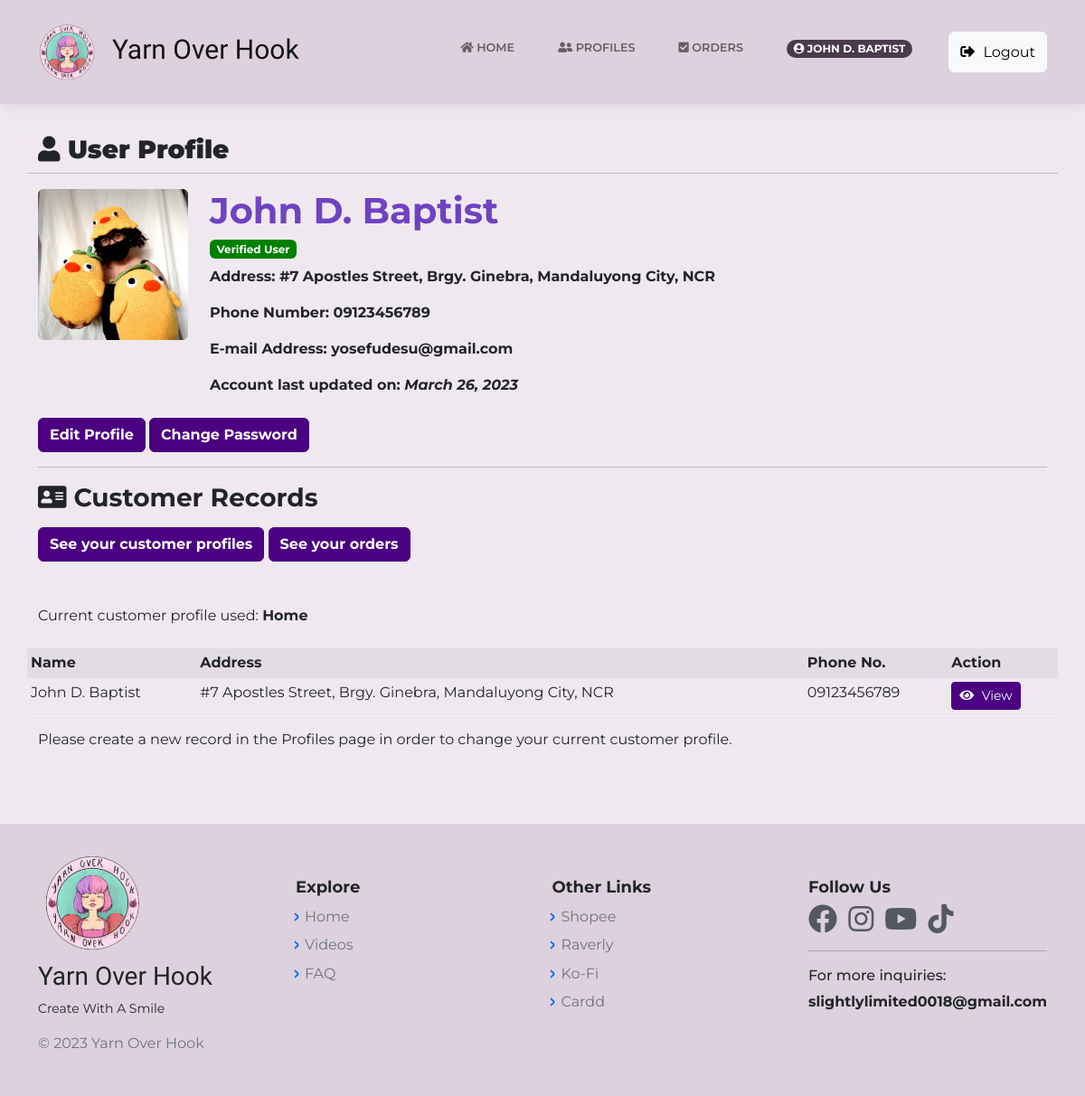
/UserProfile.php (signed in), run on an earlier commit of the app's database.
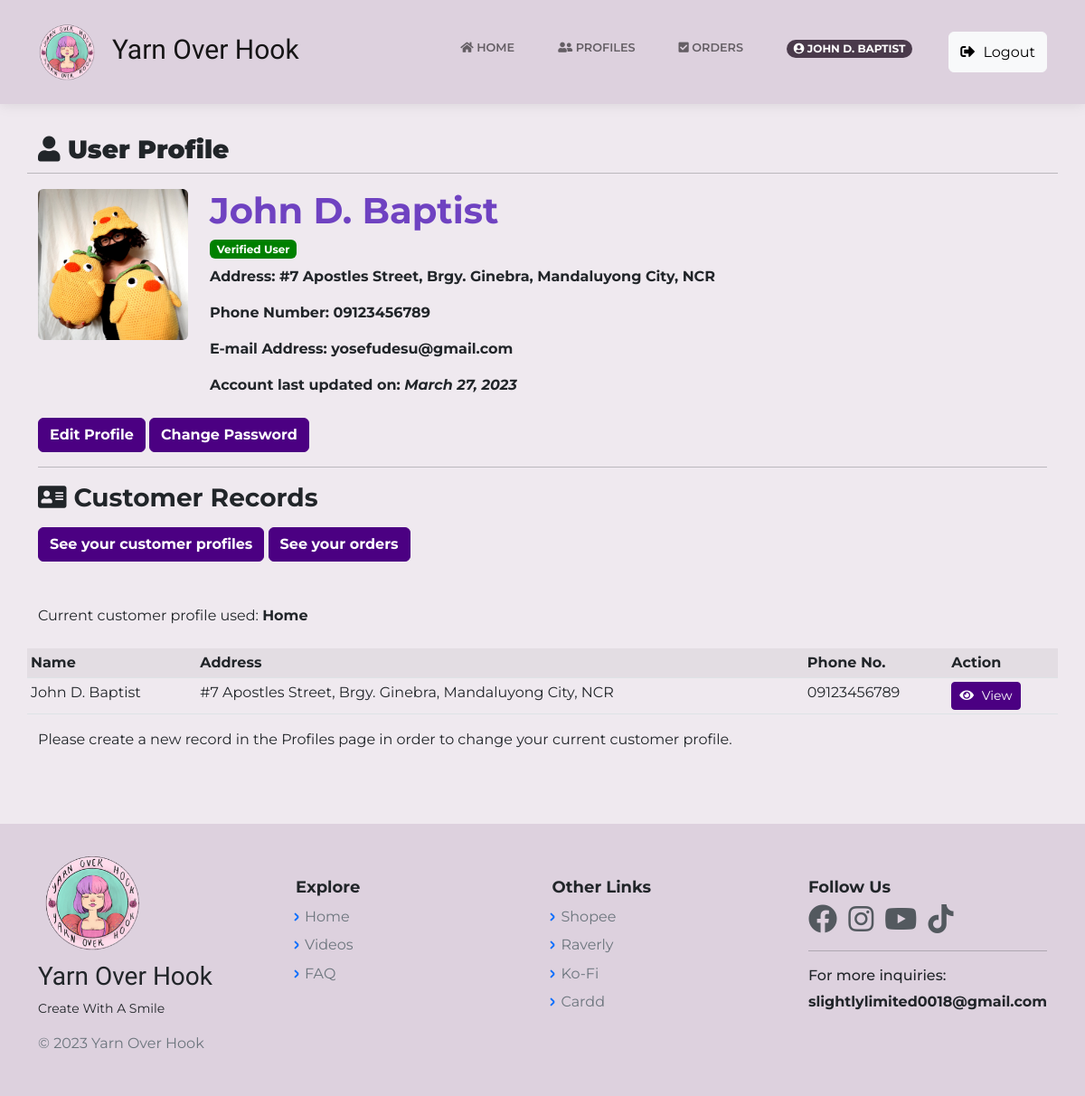
And on a later commit of the database.
### tables this page shows
CREATE TABLE `register` (
  `id` bigint(20) NOT NULL,
  `cust_name` varchar(60) NOT NULL,
  `cust_avatar` varchar(255) NOT NULL,
  `cust_email` varchar(60) DEFAULT NULL,
  `cust_pass` varchar(255) NOT NULL,
  `cust_reg` varchar(60) NOT NULL,
  `cust_city` varchar(50) NOT NULL,
  `cust_st` text NOT NULL,
  `cust_brgy` varchar(50) NOT NULL,
  `cust_unit` int(11) NOT NULL,
  `cust_zip` int(10) NOT NULL,
  `cust_phone` varchar(50) NOT NULL,
  `login_id` bigint(12) NOT NULL,
  `date` timestamp NOT NULL DEFAULT current_timestamp() ON UPDATE current_timestamp(),
  `user_rank` varchar(20) NOT NULL DEFAULT 'user',
  `cust_address` varchar(60) NOT NULL,
  `cust_status` int(11) NOT NULL,
  `login_attempt` int(11) NOT NULL,
  `otp` int(11) NOT NULL,
  `verify_token` varchar(60) NOT NULL
);

CREATE TABLE `cust_profile` (
  `id` bigint(20) NOT NULL,
  `c_id` bigint(12) NOT NULL,
  `c_name` varchar(60) NOT NULL,
  `c_label` varchar(255) NOT NULL,
  `region` varchar(60) NOT NULL,
  `city` varchar(60) NOT NULL,
  `street` varchar(60) NOT NULL,
  `barangay` varchar(60) NOT NULL,
  `phone_no` varchar(20) NOT NULL,
  `zip_code` int(12) NOT NULL,
  `unit_no` int(11) NOT NULL,
  `date` timestamp NOT NULL DEFAULT current_timestamp() ON UPDATE current_timestamp(),
  `address` varchar(150) NOT NULL,
  `login_id` bigint(12) NOT NULL,
  `unique_id` int(5) NOT NULL DEFAULT 1,
  `cust_status` int(1) NOT NULL DEFAULT 0
);

### UserProfile.php (the view, shortened to what this page needs)
<?php
    include("includes/dbh.inc.php");
    require 'layouts/Header.php';
    if(isset($_SESSION['login_id'])) {
		$id = mysqli_real_escape_string($con, $_SESSION['login_id']);
		$item = "SELECT * FROM register WHERE login_id = $id AND user_rank = 'user'";
		$result = mysqli_query($con, $item);
		$user = mysqli_fetch_assoc($result);
        $cust_prof = mysqli_real_escape_string($con, $_SESSION['login_id']);
		$main = "SELECT * FROM cust_profile WHERE c_id = $cust_prof AND cust_status='1'";
		$result_prof = mysqli_query($con, $main);
		$select = mysqli_fetch_all($result_prof, MYSQLI_ASSOC);
		$other = "SELECT * FROM cust_profile WHERE c_id = $cust_prof AND cust_status='0'";
        $other_count = "SELECT COUNT(*) FROM cust_profile WHERE c_id = $cust_prof AND cust_status='0'";
		$result_choice = mysqli_query($con, $other);
        $result_count = mysqli_query($con, $other_count);
		$option = mysqli_fetch_all($result_choice, MYSQLI_ASSOC);
        $count = mysqli_fetch_array($result_count)[0];
	}
?>
<body class="d-flex flex-column min-vh-100">
<?php require 'layouts/nav.php';?>
    <div class="container my-5">
        <?php if($user): ?>
        <div class="row my-3">
            <h3 style="font-weight:bold;"><strong> <i class="fas fa-user"></i> User Profile </strong></h3><hr>
            <div class="col-md-2">
                <img class="img-fluid rounded" src="<?php echo $user['cust_avatar'] ?>" title="<?php echo $user['cust_name'] ?>" alt="<?php echo $user['cust_name'] ?>">
            </div>
            <div class="col-md-10">
                <h1 style="font-weight:bold;color: rgb(111, 66, 193);"> <?php echo $user['cust_name'] ?> </h1>
                <h6 style="font-weight:bold;"> <span class="badge" style="background-color:green;"> Verified User </span></h6>
                <p style="font-weight:bold;"> Address: <?php echo $user['cust_address'] ?> </p>
                <p style="font-weight:bold;"> Phone Number: <?php echo $user['cust_phone'] ?> </p>
                <p style="font-weight:bold;"> E-mail Address: <?php echo $user['cust_email'] ?> </p>
                <p style="font-weight:bold;"> Account last updated on: <i><?php echo date("F d, Y", strtotime($user['date'])); ?></i>  </p>
            </div>
            <div class="float-end mt-2">
                <a class="btn btn-dark" href="UserProfileEdit.php" role="button" style="font-weight:bold;border-color:indigo;background-color:indigo;;"> Edit Profile </a>
                <a class="btn btn-dark" href="ChangePassword.php" role="button" style="font-weight:bold;border-color:indigo;background-color:indigo;"> Change Password </a>
            </div>
        </div>
        <hr><div class="row my-3">
        <h3><strong> <i class="fas fa-address-card" ></i> Customer Records </strong></h3>
        <?php foreach($select as $prof): ?>
            <div class="float-end mt-2 mb-5">
                <a class="btn btn-dark" href="ProfileAccntView.php" role="button" style="font-weight:bold;border-color:indigo;background-color:indigo;"> See your customer profiles </a>
                <a class="btn btn-dark" href="OrderPageCust.php" role="button" style="font-weight:bold;border-color:indigo;background-color:indigo;"> See your orders </a>
            </div>
            <p> Current customer profile used: <strong> <?php echo $prof['c_label']; ?> </strong> </p>
            <table class="table table-striped table-hover table-sm mt-2">
                <tr>
                    <th style="font-weight:bold;"> Name </th>
                    <th style="font-weight:bold;"> Address </th>
                    <th style="font-weight:bold;"> Phone No. </th>
                    <th style="font-weight:bold;"> Action </th>
                </tr>
                <tr><td> <?php echo $prof['c_name']; ?> </td>
                <td> <?php echo $prof['address']; ?>  </td>
                <td> <?php echo $prof['phone_no']; ?> </td>
                <td> <a class="btn btn-sm btn-primary" href="ProfileAccnt.php?id=<?php echo $prof['id'] ?>" role="button" style="border-color:indigo;background-color:indigo;;"><i class="fas fa-eye"></i> View</a> </td></tr>
            </table>
        <?php endforeach; ?>
        <?php if($count < 1) {
            echo "<p> Please create a new record in the Profiles page in order to change your current customer profile. </p>";
            ?>
        <?php } else if ($count >= 1) {
            ?>
            <div class="form-group mt-3">
                <p> Change current customer profile: </p>
                <form class="row g-3" action="UserProfile.php?id=<?php echo $_SESSION['login_id'] ?>" method="POST">
                    <div class="col-md-4">
                        <select class="form-select" id="selected_prof" name="selected_prof" aria-label=".form-select example">
                            <?php foreach($option as $change): ?>
                            <option value="<?php echo $change['id']; ?>"><?php echo $change['c_label']; ?></option>
                            <?php endforeach; ?>
                        </select>
                        <?php foreach($select as $prof): ?>
                        <input type="hidden" name="old_id" value="<?php echo $prof['id'] ?>">
                        <?php endforeach; ?>
                    </div>
                    <div class="col-auto">
                        <input class="btn btn-success" type="submit" id="submit" name="change_current" value="Select"  style="font-weight:bold;background-color:indigo;border-color:indigo;">
                    </div>
                </form>
            </div>
            <?php
        }
        ?>
        </div>
        <?php else: ?>
                <div class="container my-5">
                    <h2> Oops.. Page not found. Please try again. </h2>
                </div>
        <?php endif ?>
    </div>
<?php require 'layouts/Footer.php';?>

### layouts/Header.php (shortened to what this page needs)
<!DOCTYPE html>
    <html lang="en">
    <head>
        <link rel="stylesheet" href="assets/bootstrap/css/bootstrap.min.css">
        <link rel="stylesheet" href="https://use.fontawesome.com/releases/v5.14.0/css/all.css">
        <link rel="stylesheet" href="https://cdnjs.cloudflare.com/ajax/libs/OwlCarousel2/2.3.4/assets/owl.carousel.min.css" />
        <link rel="stylesheet" href="https://cdnjs.cloudflare.com/ajax/libs/OwlCarousel2/2.3.4/assets/owl.theme.default.min.css" />
        <link rel="stylesheet" href="https://cdn.jsdelivr.net/npm/pace-js@latest/pace-theme-default.min.css">
        <link href="https://cdnjs.cloudflare.com/ajax/libs/sweetalert/1.1.3/sweetalert.css" rel="stylesheet" />
        <link rel="stylesheet" href="assets/css/main.css">
        <link rel="stylesheet" href="assets/css/minimal.css">
        <link rel="stylesheet" href="assets/css/animate.min.css">
        <link rel="stylesheet" href="assets/fonts/simple-line-icons.min.css">
        <link rel="stylesheet" href="assets/css/Animated-Pretty-Product-List-v12-Animated-Pretty-Product-List.css">
        <link rel="stylesheet" href="assets/css/ProdListDesign.css">
        <link rel="stylesheet" href="assets/css/Login-with-overlay-image.css">
        <link rel="stylesheet" href="assets/css/LoginOverlay.css">
        <link rel="stylesheet" href="assets/css/modal.css">
        <link rel="stylesheet" href="assets/css/Profile-Card.css">
        <link rel="stylesheet" href="assets/css/Profile-Edit-Form-styles.css">
        <link rel="stylesheet" href="assets/css/Profile-Edit-Form.css">
        <link rel="stylesheet" href="assets/css/ProfileEdit1.css">
        <link rel="stylesheet" href="assets/css/ProfileEdit2.css">
        <link rel="stylesheet" href="assets/css/ProfileEdit3.css">
        <link rel="stylesheet" href="assets/css/SearchCSS.css">
        <link rel="stylesheet" href="assets/css/Search-Input-responsive.css">
        <link rel="stylesheet" href="assets/css/styleA.css">
        <link rel="stylesheet" href="assets/css/vanilla-zoom.min.css">
        <link rel="stylesheet" href="assets/css/ProfileDesignAdmin.css">
    </head>

### layouts/Nav.php (shortened to what this page needs)
<header>
    <nav class="navbar navbar-light navbar-expand-lg fixed-top clean-navbar">
        <div class="container">
        <a class="navbar-brand logo mx-auto" href="HomePage.php" style="padding-left: 55px;padding-right: 0px;margin-right: 44px;font-size: 30px;font-family: Alata, sans-serif;">
        <img width="70" style="padding-left: 0px;margin-left: -58px;padding-bottom: 0px;" src="assets/img/LOGOEXAMPLE.png" title="Yarn Over Hook" alt="Yarn Over Hook">&nbsp; Yarn Over Hook</a>
            <div class="collapse navbar-collapse my-2" id="navcol-1">
            <?php
                if (isset($_SESSION['login_id']) && $_SESSION['user_rank'] == 'user'){
                    echo '<ul class="navbar-nav ms-auto">
                    <li class="nav-item"><a class="nav-link" href="HomePage.php"><i class="fas fa-home"></i> Home</a></li>
                    <li class="nav-item"><a class="nav-link" href="ProfileAccntView.php"><i class="fas fa-user-friends"></i> Profiles</a></li>
                    <li class="nav-item"><a class="nav-link" href="OrderPageCust.php"><i class="fas fa-check-square"></i> Orders</a></li>
                    <li class="nav-item"><a class="nav-link" href="UserProfile.php"><h6><span class="badge rounded-pill text-white" style="background-color: #4a3a4b;"><i class="fas fa-user-circle"></i> '.$_SESSION['cust_name'].'</span></h6></a></li>
                    <button class="btn btn-light my-3 my-sm-0" id="logout" name="logout" type="submit"> <i class="fas fa-sign-out-alt"></i> Logout</button>
                    </ul>';
                    ?>
                    <?php
                } else if (isset($_SESSION['login_id']) && $_SESSION['user_rank'] == 'admin') {
                    echo '<ul class="navbar-nav ms-auto">
                    <li class="nav-item"><a class="nav-link" href="HomePage.php"><i class="fas fa-home"></i> Home</a></li>
                    <li class="nav-item"><a class="nav-link" href="CustomerProfileListAdmin.php"><i class="fas fa-user-friends"></i> Profiles</a></li>
                    <li class="nav-item"><a class="nav-link" href="Inventory.php"><i class="fas fa-dolly-flatbed"></i> Inventory</a></li>
                    <li class="nav-item"><a class="nav-link" href="OrdersAdminView.php"><i class="fas fa-check-square"></i> Orders</a></li>
                    <li class="nav-item"><a class="nav-link" href="UserProfileAdmin.php"><h6><span class="badge rounded-pill text-white" style="background-color: #4a3a4b;"><i class="fas fa-user-cog"></i> '.$_SESSION['cust_name'].'</span></h6></a></li>
                    <button class="btn btn-light my-3 my-sm-0" id="logout" name="logout" type="submit"> <i class="fas fa-sign-out-alt"></i> Logout</button>
                    </ul>';
                    ?>
            <script src="https://ajax.googleapis.com/ajax/libs/jquery/1.12.4/jquery.min.js"></script>
            <script src="https://maxcdn.bootstrapcdn.com/bootstrap/3.3.7/js/bootstrap.min.js"></script>
            <script src="assets/js/sessiontimeout.js"></script>
            <?php
                }
            ?>
            </div>
        </div>
    </nav>
</header>

### layouts/Footer.php (shortened to what this page needs)
  <footer class="mt-auto page-footer">
    <div class="container">
   	  <div class="row">
        <div class="col-12 col-md-3">
        	<a href="#"><img class="mb-2" src="assets/img/LOGOEXAMPLE.png" width="120" alt="Yarn Over Hook" title="Yarn Over Hook"></a>
          <h3 style="font-family: Alata, sans-serif;">Yarn Over Hook</h3>
          <small class="d-block mb-3">Create With A Smile</small>
          <p class="d-block mb-3 text-muted">&copy; <?php echo date("Y"); ?> Yarn Over Hook</p>
        </div>
        <div class="col-6 col-md">
          <h5>Explore</h5>
          <ul class="list-unstyled text-small">
            <li class="mb-1"><a class="link-secondary text-decoration-none" href="HomePage.php">Home</a></li>
            <li class="mb-1"><a class="link-secondary text-decoration-none" href="Videos.php">Videos</a></li>
            <li class="mb-1"><a class="link-secondary text-decoration-none" href="FAQ.php">FAQ</a></li>
          </ul>
        </div>
        <div class="col-6 col-md">
          <h5>Other Links</h5>
          <ul class="list-unstyled text-small">
            <li class="mb-1"><a class="link-secondary text-decoration-none" target="_blank" href="https://shopee.ph/y.o.h.plus">Shopee</a></li>
            <li class="mb-1"><a class="link-secondary text-decoration-none" target="_blank" href="https://www.ravelry.com/people/yohplus">Raverly</a></li>
            <li class="mb-1"><a class="link-secondary text-decoration-none" target="_blank" href="https://ko-fi.com/yohplus/link/CHONKY10">Ko-Fi</a></li>
            <li class="mb-1"><a class="link-secondary text-decoration-none" target="_blank" href="https://yohplus.carrd.co">Cardd</a></li>
          </ul>
        </div>
        <div class="col-12 col-md">
        <h5>Follow Us</h5>
          <div class="ft-soc">
  				  <a href="https://www.facebook.com/y.o.h.plus" target="_blank"> <i class="fab fa-facebook fa-2x me-2"></i></a>
            <a href="https://www.instagram.com/y.o.h.plus" target="_blank"> <i class="fab fa-instagram fa-2x me-2"></i></a>
  				  <a href="https://www.youtube.com/channel/UCSxg8KwMRQxEk8v5vjpXKcg" target="_blank"> <i class="fab fa-youtube fa-2x me-2"></i></a>
            <a href="https://vt.tiktok.com/ZScNM2Lx" target="_blank"> <i class="fab fa-tiktok fa-2x me-2"></i></a>
          </div><hr>
        <h6>For more inquiries:</h6>
        <strong>slightlylimited0018@gmail.com</strong>
    </footer>
    </body>
</html>

### assets/css/main.css (style rules this page uses)
body { background-color: #efe9ef !important; padding-top: 85px; }
footer { background-color: #ddd1de !important; padding: 30px; }
nav { padding: 20px; }
.navbar { background-color: #ddd1de; }
.container { animation: transitionInContainer 0.50s; }

### assets/css/Profile-Edit-Form-styles.css (style rules this page uses)
hr { height: 2px; }

### assets/css/Profile-Edit-Form.css (style rules this page uses)
hr { height: 2px; }

### assets/css/ProfileEdit1.css (style rules this page uses)
hr { height: 2px; }

### assets/css/ProfileEdit2.css (style rules this page uses)
hr { height: 2px; }

What changed in the data, as far as the page shows it:
changed register "John D. Baptist": date "March 26, 2023" → "March 27, 2023"
